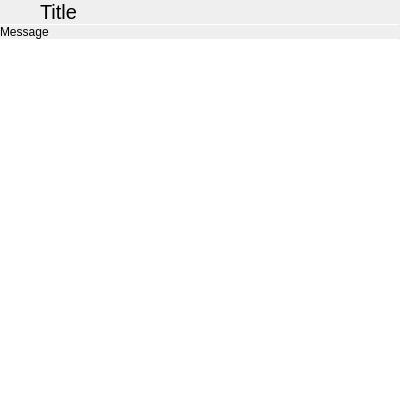
<?xml version="1.0" encoding="UTF-8"?>
<ui version="4.0">
 <class>ProcessAction</class>
 <widget class="QWidget" name="ProcessAction">
  <property name="geometry">
   <rect>
    <x>0</x>
    <y>0</y>
    <width>400</width>
    <height>407</height>
   </rect>
  </property>
  <property name="windowTitle">
   <string notr="true">Form</string>
  </property>
  <layout class="QVBoxLayout" name="verticalLayout">
   <property name="spacing">
    <number>0</number>
   </property>
   <property name="leftMargin">
    <number>0</number>
   </property>
   <property name="topMargin">
    <number>0</number>
   </property>
   <property name="rightMargin">
    <number>0</number>
   </property>
   <property name="bottomMargin">
    <number>0</number>
   </property>
   <item>
    <layout class="QHBoxLayout" name="horizontalLayout_2">
     <property name="spacing">
      <number>0</number>
     </property>
     <item>
      <widget class="QPushButton" name="backButton">
       <property name="sizePolicy">
        <sizepolicy hsizetype="Preferred" vsizetype="Preferred">
         <horstretch>0</horstretch>
         <verstretch>0</verstretch>
        </sizepolicy>
       </property>
       <property name="text">
        <string/>
       </property>
       <property name="icon">
        <iconset theme="go-previous">
         <normaloff>.</normaloff>.</iconset>
       </property>
       <property name="flat">
        <bool>true</bool>
       </property>
      </widget>
     </item>
     <item>
      <widget class="QLabel" name="titleLabel">
       <property name="sizePolicy">
        <sizepolicy hsizetype="Expanding" vsizetype="Preferred">
         <horstretch>0</horstretch>
         <verstretch>0</verstretch>
        </sizepolicy>
       </property>
       <property name="font">
        <font>
         <pointsize>15</pointsize>
        </font>
       </property>
       <property name="text">
        <string notr="true">Title</string>
       </property>
       <property name="margin">
        <number>9</number>
       </property>
      </widget>
     </item>
     <item>
      <widget class="QPushButton" name="acceptButton">
       <property name="sizePolicy">
        <sizepolicy hsizetype="Preferred" vsizetype="Preferred">
         <horstretch>0</horstretch>
         <verstretch>0</verstretch>
        </sizepolicy>
       </property>
       <property name="text">
        <string notr="true"/>
       </property>
       <property name="icon">
        <iconset theme="dialog-ok">
         <normaloff>.</normaloff>.</iconset>
       </property>
       <property name="flat">
        <bool>true</bool>
       </property>
      </widget>
     </item>
    </layout>
   </item>
   <item>
    <widget class="Line" name="line_3">
     <property name="maximumSize">
      <size>
       <width>16777215</width>
       <height>1</height>
      </size>
     </property>
     <property name="orientation">
      <enum>Qt::Horizontal</enum>
     </property>
    </widget>
   </item>
   <item>
    <widget class="QLabel" name="messageLabel">
     <property name="text">
      <string notr="true">Message</string>
     </property>
     <property name="wordWrap">
      <bool>true</bool>
     </property>
     <property name="margin">
      <number>9</number>
     </property>
    </widget>
   </item>
   <item>
    <widget class="Line" name="line_2">
     <property name="maximumSize">
      <size>
       <width>16777215</width>
       <height>1</height>
      </size>
     </property>
     <property name="orientation">
      <enum>Qt::Horizontal</enum>
     </property>
    </widget>
   </item>
   <item>
    <widget class="QListWidget" name="processesWidget">
     <property name="frameShape">
      <enum>QFrame::NoFrame</enum>
     </property>
    </widget>
   </item>
  </layout>
 </widget>
 <resources/>
 <connections/>
</ui>
